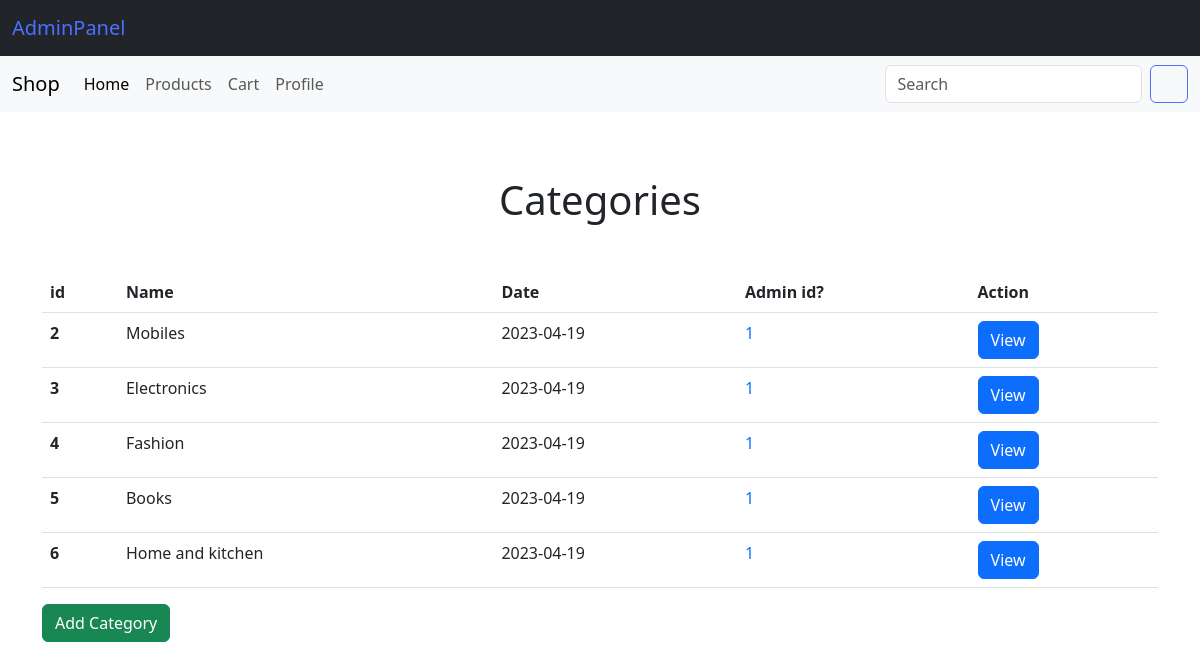
Screenshot of /admin/categories.php (signed in) with the database file from the repository.
### tables this page shows
CREATE TABLE `categories` (
  `id` int(11) NOT NULL,
  `name` char(255) NOT NULL,
  `date` date NOT NULL DEFAULT current_timestamp(),
  `user` int(11) NOT NULL
);

### admin/categories.php (called while the page is built, shortened)
<?php
include_once $_SERVER["DOCUMENT_ROOT"] .'/init.php';
include_once $_SERVER["DOCUMENT_ROOT"] .'/includes/services/category/index.php';
$categories = findCategories($conn);
?>
<?php include_once $_SERVER["DOCUMENT_ROOT"] .'/includes/views/admin/categories.php'; ?>
<?php include_once $_SERVER["DOCUMENT_ROOT"] .'/includes/templates/footer.php'; ?>

### includes/services/category/index.php (called while the page is built, shortened)
<?php
function findCategories($conn) {
    $sql = "SELECT * FROM categories";
    $result = $conn->query($sql);
    return $result;
}
?>

### includes/views/admin/categories.php (the view)
<main class="container" style="margin-top: 4rem;">
    <h1 class="text-center mb-5">Categories</h1>
    <div class="table-responsive">
        <table class="table">
            <thead>
                <tr>
                    <th scope="col">id</th>
                    <th scope="col">Name</th>
                    <th scope="col">Date</th>
                    <th scope="col">Admin id?</th>
                    <th scope="col">Action</th>
                </tr>
            </thead>
            <tbody>
                <?php
                    if($categories){
                        while($category = $categories->fetch_assoc()) {
                            echo "<tr>";
                            echo "<th scope='row'>" . $category['id'] . "</th>";
                            echo "<td>" . $category['name'] . "</td>";
                            echo "<td>" . $category['date'] . "</td>";
                            echo "<td><a class='text-decoration-none' href='/admin/user.php?id={$category['user']}'>" . $category['user'] . "</a></td>";
                            echo "<td><a class='btn btn-primary' href='/admin/category.php?id={$category['id']}'>View</a></td>";
                            echo "</tr>";
                        }
                    } else {
                        echo "<tr>";
                        echo "<td colspan='6' class='text-center'>☹️ No categories found</td>";
                        echo "</tr>";
                    }
                ?>
            </tbody>
        </table>
    </div>
    <a class="btn btn-success" href="/admin/category.php">Add Category</a>
</main>

### public/css/docs.css (style rules this page uses)
:root { --bs-breakpoint-xs: 0;--bs-breakpoint-sm: 576px;--bs-breakpoint-md: 768px;--bs-breakpoint-lg: 992px;--bs-breakpoint-xl: 1200px;--bs-breakpoint-xxl: 1400px }
:root,[data-bs-theme="light"] { --bd-purple: #4c0bce;--bd-violet: #712cf9;--bd-accent: #ffe484;--bd-violet-rgb: 112.520718,44.062154,249.437846;--bd-accent-rgb: 255,228,132;--bd-pink-rgb: 214,51,132;--bd-teal-rgb: 32,201,151;--bd-violet-bg: var(--bd-violet);--bd-toc-color: var(--bd-violet);--bd-sidebar-link-bg: rgba(var(--bd-violet-rgb), .1);--bd-callout-link: 10,88,202;--bd-callout-code-color: #ab296a;--bd-pre-bg: var(--bs-tertiary-bg) }
:root { --docsearch-primary-color: var(--bd-violet);--docsearch-logo-color: var(--bd-violet) }
main a,main button,main h2,main h3,main h4,main [tabindex="0"] { scroll-margin-top:80px;scroll-margin-bottom:100px }
:root,[data-bs-theme="light"] { --base02: #c8c8fa;--base03: #565c64;--base04: #666;--base05: #333;--base06: #fff;--base07: #13795b;--base08: #c6303e;--base09: #087990;--base0A: #6f42c1;--base0B: #084298;--base0C: #084298;--base0D: #6f42c1;--base0E: #ab296a;--base0F: #333 }

### rows the page displays
categories: id "2", name "Mobiles", date "2023-04-19", user "1"
categories: id "3", name "Electronics", date "2023-04-19", user "1"
categories: id "4", name "Fashion", date "2023-04-19", user "1"
categories: id "5", name "Books", date "2023-04-19", user "1"
categories: id "6", name "Home and kitchen", date "2023-04-19", user "1"
